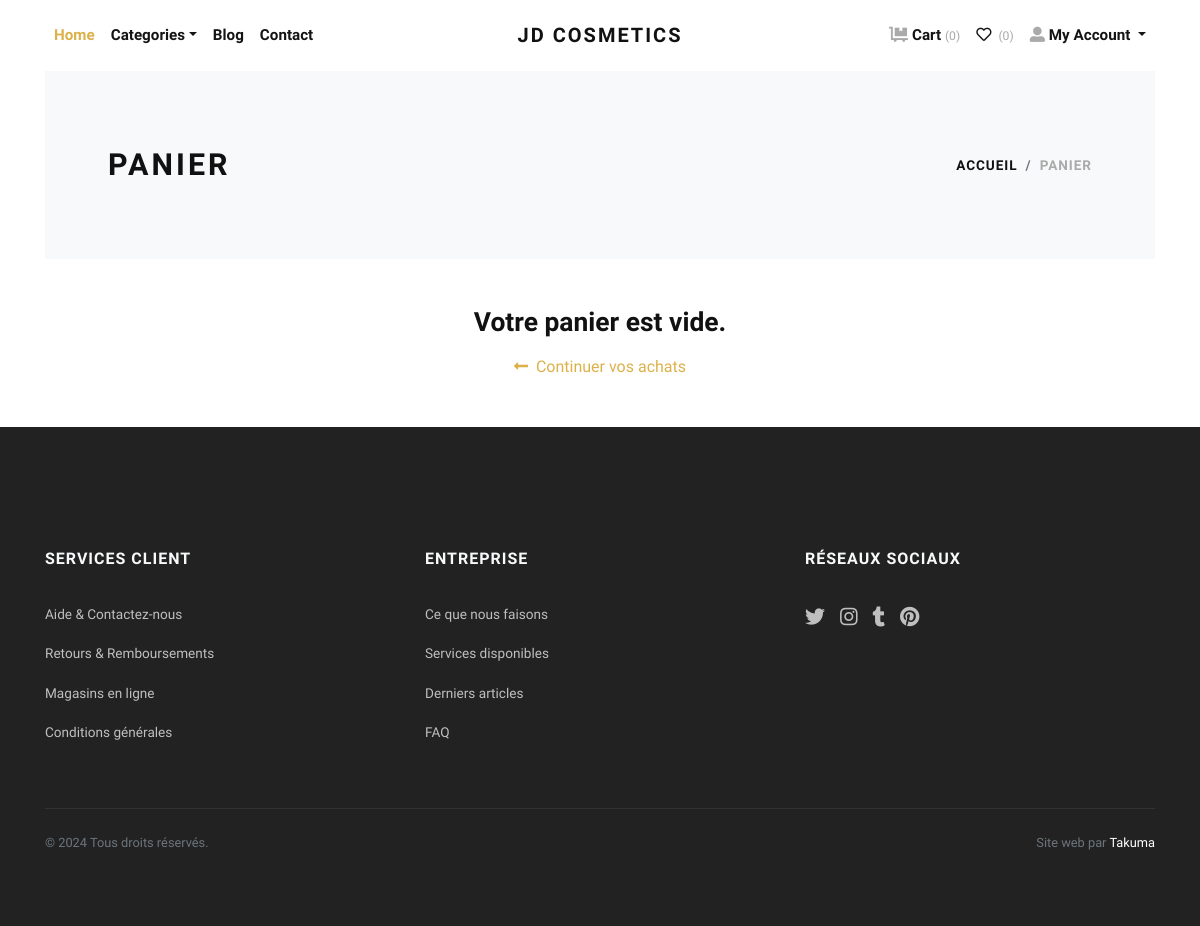
/cart/ (signed in), run on an earlier commit of the app's database.
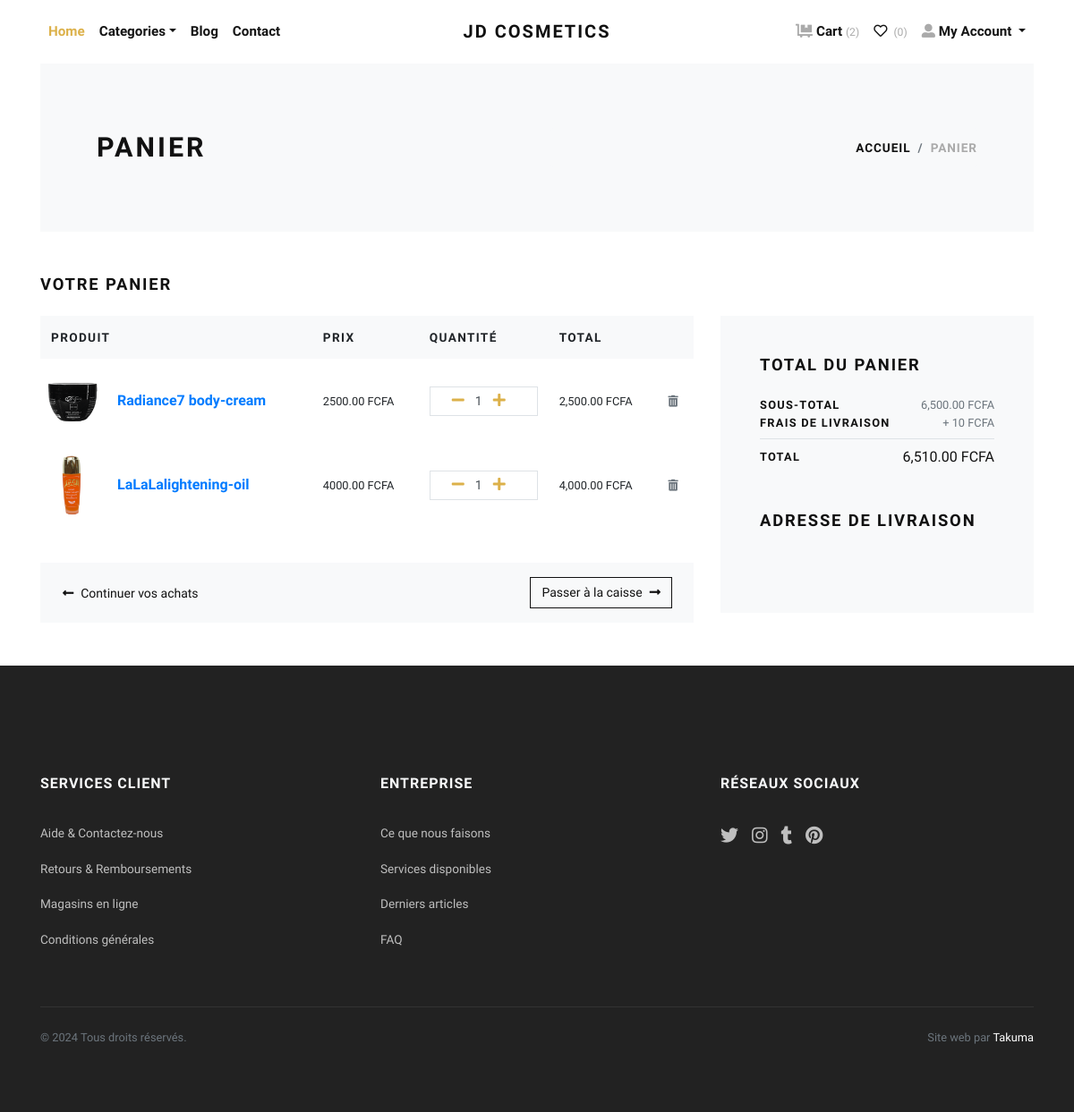
And on a later commit of the database.
### store/models.py (models this page shows, shortened)
class Cart(models.Model):
    user = models.ForeignKey(User, verbose_name="User", on_delete=models.CASCADE)
    product = models.ForeignKey(Product, verbose_name="Product", on_delete=models.CASCADE)
    quantity = models.PositiveIntegerField(default=1, verbose_name="Quantity")
    created_at = models.DateTimeField(auto_now_add=True, verbose_name="Created Date")
    updated_at = models.DateTimeField(auto_now=True, verbose_name="Updated Date")
    @property
    def total_price(self):
        return self.quantity * self.product.price

class Product(models.Model):
    title = models.CharField(max_length=150, verbose_name="Product Title")
    slug = models.SlugField(max_length=160, verbose_name="Product Slug")
    sku = models.CharField(max_length=255, unique=True, verbose_name="Unique Product ID (SKU)")
    short_description = models.TextField(verbose_name="Short Description")
    detail_description = models.TextField(blank=True, null=True, verbose_name="Detail Description")
    product_image = models.ImageField(upload_to='product', blank=True, null=True, verbose_name="Product Image")
    price = models.DecimalField(max_digits=8, decimal_places=2)
    category = models.ForeignKey(Category, verbose_name="Product Categoy", on_delete=models.CASCADE)
    is_active = models.BooleanField(verbose_name="Is Active?")
    is_featured = models.BooleanField(verbose_name="Is Featured?")
    created_at = models.DateTimeField(auto_now_add=True, verbose_name="Created Date")
    updated_at = models.DateTimeField(auto_now=True, verbose_name="Updated Date")
    class Meta:
        verbose_name_plural = 'Products'
        ordering = ('-created_at',)

### store/views.py (the view)
# urls.py: path('cart/', views.cart, name="cart"),
@login_required
def cart(request):
    user = request.user
    cart_products = Cart.objects.filter(user=user)
    amount = decimal.Decimal(0)
    shipping_amount = decimal.Decimal(10)
    cp = [p for p in Cart.objects.all() if p.user==user]
    if cp:
        for p in cp:
            temp_amount = (p.quantity * p.product.price)
            amount += temp_amount
    addresses = Address.objects.filter(user=user)
    context = {
        'cart_products': cart_products,
        'amount': amount,
        'shipping_amount': shipping_amount,
        'total_amount': amount + shipping_amount,
        'addresses': addresses,
    }
    return render(request, 'store/cart.html', context)

### store/context_preprocessors.py (called while the page is built)
def store_menu(request):
    categories = Category.objects.filter(is_active=True)
    context = {
        'categories_menu': categories,
    }
    return context

def cart_menu(request):
    if request.user.is_authenticated:
        cart_items= Cart.objects.filter(user=request.user)
        context = {
            'cart_items': cart_items,
        }
    else:
        context = {}
    return context

### templates/store/cart.html (shortened to what the changed rows need)
{% extends 'base.html' %}
{% load static %}
{% load humanize %}
{% block content %}
  <div class="container">
    <section class="py-5 bg-light">
      <div class="container">
        <div class="row px-4 px-lg-5 py-lg-4 align-items-center">
          <div class="col-lg-6">
            <h1 class="h2 text-uppercase mb-0">Panier</h1>
          </div>
        </div>
      </div>
    </section>
    {% if cart_products %}
    <section class="py-5">
      <h2 class="h5 text-uppercase mb-4">Votre panier</h2>
      <div class="row">
        <div class="col-lg-8 mb-4 mb-lg-0">
          <div class="table-responsive mb-4">
            <table class="table">
              <thead class="bg-light">
                <tr>
                  <th class="border-0" scope="col"><strong class="text-small text-uppercase">Produit</strong></th>
                  <th class="border-0" scope="col"><strong class="text-small text-uppercase">Prix</strong></th>
                  <th class="border-0" scope="col"><strong class="text-small text-uppercase">Quantité</strong></th>
                  <th class="border-0" scope="col"><strong class="text-small text-uppercase">Total</strong></th>
                  <th class="border-0" scope="col"></th>
                </tr>
              </thead>
              <tbody>
                {% for cart_product in cart_products %}
                <tr>
                  <th class="pl-0 border-0" scope="row">
                    <div class="media align-items-center">
                      {% if cart_product.product.product_image %}
                      <a class="reset-anchor d-block animsition-link" href="{% url 'store:product-detail' cart_product.product.slug %}">
                        <img src="{{cart_product.product.product_image.url}}" alt="{{cart_product.product.title}}" width="70" class="img-fluid zoom-effect"/>
                      </a>
                      {% else %}
                      <a class="reset-anchor d-block animsition-link" href="{% url 'store:product-detail' cart_product.product.slug %}">
                        <img src="{% static 'img/product-detail-3.jpg' %}" alt="{{cart_product.product.title}}" width="70" class="img-fluid zoom-effect"/>
                      </a>
                      {% endif %}
                      <div class="media-body ml-3">
                        <strong class="h6"><a class="reset-anchor animsition-link" href="{% url 'store:product-detail' cart_product.product.slug %}">{{cart_product.product.title}}</a></strong>
                      </div>
                    </div>
                  </th>
                  <td class="align-middle border-0">
                    <p class="mb-0 small">{{cart_product.product.price}} FCFA</p>
                  </td>
                  <td class="align-middle border-0">
                    <div class="border d-flex align-items-center justify-content-between px-3">
                      <div class="quantity">
                        <a href="{% url 'store:minus-cart' cart_product.id %}" class="dec-btn p-0 ml-2"><i class="fas fa-minus"></i></a>
                        <input class="form-control form-control-sm border-0 shadow-0 p-0" type="text" value="{{cart_product.quantity}}"/>
                        <a href="{% url 'store:plus-cart' cart_product.id %}" class="inc-btn p-0"><i class="fas fa-plus"></i></a>
                      </div>
                    </div>
                  </td>
                  <td class="align-middle border-0">
                    <p class="mb-0 small">{{cart_product.total_price|intcomma}} FCFA</p>
                  </td>
                  <td class="align-middle border-0">
                    <a class="reset-anchor" href="{% url 'store:remove-cart' cart_product.id %}">
                      <i class="fas fa-trash-alt small text-muted"></i>
                    </a>
                  </td>
                </tr>
                {% endfor %}
              </tbody>
            </table>
          </div>
          <div class="bg-light px-4 py-3">
            <div class="row align-items-center text-center">
              <div class="col-md-6 mb-3 mb-md-0 text-md-left">
                <a class="btn btn-link p-0 text-dark btn-sm" href="{% url 'store:home' %}">
                  <i class="fas fa-long-arrow-alt-left mr-2"></i>Continuer vos achats
                </a>
              </div>
              <div class="col-md-6 text-md-right">
                <a class="btn btn-outline-dark btn-sm" href="{% url 'store:checkout2' %}">
                  Passer à la caisse<i class="fas fa-long-arrow-alt-right ml-2"></i>
                </a>
              </div>
            </div>
          </div>
        </div>
        <div class="col-lg-4">
          <div class="card border-0 rounded-0 p-lg-4 bg-light">
            <div class="card-body">
              <h5 class="text-uppercase mb-4">Total du panier</h5>
              <ul class="list-unstyled mb-0">
                <li class="d-flex align-items-center justify-content-between">
                  <strong class="text-uppercase small font-weight-bold">Sous-total</strong>
                  <span class="text-muted small">{{amount|intcomma}} FCFA</span>
                </li>
                <li class="d-flex align-items-center justify-content-between">
                  <strong class="text-uppercase small font-weight-bold">Frais de livraison</strong>
                  <span class="text-muted small">+ {{shipping_amount}} FCFA</span>
                </li>
                <li class="border-bottom my-2"></li>
                <li class="d-flex align-items-center justify-content-between mb-4">
                  <strong class="text-uppercase small font-weight-bold">Total</strong>
                  <span>{{total_amount|intcomma}} FCFA</span>
                </li>
              </ul>
              <h5 class="text-uppercase my-5">Adresse de livraison</h5>
            </div>
          </div>
        </div>
      </div>
    </section>
    {% else %}
    <div class="text-center py-5">
      <h3 class="mb-3">Votre panier est vide.</h3>
      <a href="{% url 'store:home' %}"><i class="fas fa-long-arrow-alt-left mr-2"></i>Continuer vos achats</a>
    </div>
    {% endif %}
  </div>
{% endblock content %}

What changed in the data, as far as the page shows it:
added Cart: product.product_image (picture), product "Radiance7 body-cream", product.price "2500.00", quantity "1", total_price "2,500.00"
added Cart: product.product_image (picture), product "LaLaLalightening-oil", product.price "4000.00", quantity "1", total_price "4,000.00"
Also different on the page:
{{ cart_items.count }}: "0" → "2"
{{ amount|intcomma }}: (not shown) → "6,500.00"
{{ shipping_amount }}: (not shown) → "10"
{{ total_amount|intcomma }}: (not shown) → "6,510.00"
text no longer shown: "Votre panier est vide."
text now shown: "VOTRE PANIER PRODUIT PRIX QUANTITÉ TOTAL Passer à la caisse TOTAL DU PANIER SOUS-TOTAL FCFA FRAIS DE LIVRAISON + FCFA TOTAL FCFA ADRESSE DE LIVRAISON"
